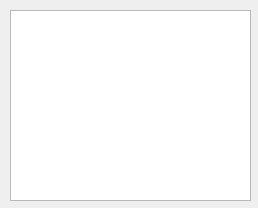
<?xml version="1.0" encoding="UTF-8"?>
<ui version="4.0">
 <class>Dialog</class>
 <widget class="QDialog" name="Dialog">
  <property name="geometry">
   <rect>
    <x>0</x>
    <y>0</y>
    <width>258</width>
    <height>208</height>
   </rect>
  </property>
  <property name="windowTitle">
   <string>Dialog</string>
  </property>
  <widget class="QListView" name="lstRxMsg">
   <property name="geometry">
    <rect>
     <x>10</x>
     <y>10</y>
     <width>241</width>
     <height>191</height>
    </rect>
   </property>
   <property name="sizePolicy">
    <sizepolicy hsizetype="Expanding" vsizetype="Expanding">
     <horstretch>0</horstretch>
     <verstretch>0</verstretch>
    </sizepolicy>
   </property>
  </widget>
 </widget>
 <layoutdefault spacing="6" margin="11"/>
 <resources/>
 <connections/>
</ui>
